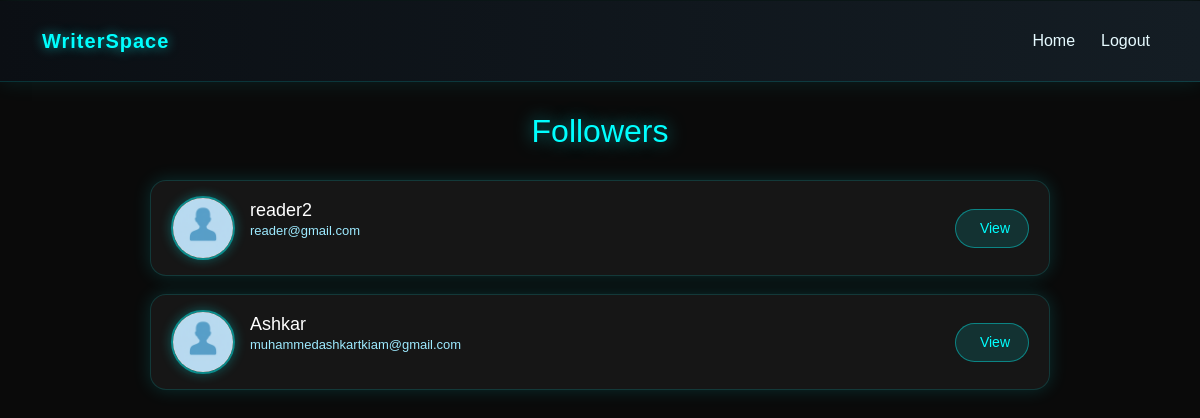
Page /writer/followers (signed in) on the committed database.
### blog_app/models.py (models this page shows, shortened)
class User(AbstractUser):
    bio=models.CharField(max_length=500,blank=True, null=True)
    profile=models.FileField(upload_to='medias',blank=True, null=True)
    role_choices=[
        ('reader','reader'),
        ('writer','writer'),
    ]
    role=models.CharField(max_length=100,choices=role_choices,default='reader')
    followers=models.ManyToManyField('self',symmetrical=False,related_name='following',blank=True)

### blog_app/views.py (the view)
# urls.py: path('writer/followers', views.FollowersView.as_view(),name='followers'),
class FollowersView(View):
    def get(self,request):
        writer=request.user
        followers=writer.followers.all()
        return render(request,'followers.html',{'followers':followers})

### blog_app/templates/followers.html (shortened to what this page needs)
{% load static %}
<!DOCTYPE html>
<html lang="en">
<head>
    <link href="https://cdn.jsdelivr.net/npm/bootstrap@5.3.2/dist/css/bootstrap.min.css" rel="stylesheet">
</head>
<body>
 <nav class="navbar navbar-dark navbar-expand-lg">
    <div class="container">
      <a class="navbar-brand" href="#"> WriterSpace</a>
      <div class="collapse navbar-collapse" id="navmenu">
        <ul class="navbar-nav ms-auto">
          <li class="nav-item"><a href="{% url 'writer-home' %}" class="nav-link">Home</a></li>
          <li class="nav-item"><a href="{% url 'logout' %}" class="nav-link">Logout</a></li>
        </ul>
      </div>
    </div>
  </nav>
<div class="followers-container">
    <h2 class="followers-title">Followers</h2>
    <div class="followers-list">
        {% for follower in followers %}
        <div class="follower-card">
            {% if follower.profile_image %}
                <img src="{{ follower.profile_image.url }}" class="follower-img">
            {% else %}
                <img src="{% static 'images/writer_default.png' %}" class="follower-img">
            {% endif %}
            <div class="follower-info">
                <h4>{{ follower.first_name }}</h4>
                <p class="email">{{ follower.email }}</p>
            </div>
            <a href="{% url 'writer-home' %}" class="view-btn">
                 View
            </a>
        </div>
        {% empty %}
            <p class="empty-text">You have no followers yet.</p>
        {% endfor %}
    </div>
</div>
</body>
</html>

### blog_app/templates/followers.html (style rules this page uses)
body { background: #0a0a0a; font-family: "Poppins", sans-serif; padding: 40px 0; color: #fff; }
.followers-container { width: 90%; max-width: 900px; margin: auto; margin-top: 30px; }
.followers-title { text-align: center; color: #00ffff; font-size: 32px; margin-bottom: 30px; text-shadow: 0 0 18px #00ffff8f; }
.followers-list { display: flex; flex-direction: column; gap: 18px; }
.follower-card { background: rgba(255, 255, 255, 0.05); border-radius: 16px; padding: 15px 20px; display: flex; align-items: center; gap: 15px; border: 1px solid rgba(0, 255, 255, 0.15); box-shadow: 0 0 18px rgba(0, 255, 255, 0.15); transition: 0.3s ease; }
.follower-img { width: 64px; height: 64px; border-radius: 50%; object-fit: cover; border: 2px solid rgba(0,255,255,0.5); box-shadow: 0 0 12px rgba(0,255,255,0.3); }
.follower-info h4 { margin: 0; font-size: 18px; color: #fff; }
.email { font-size: 13px; color: #9deaff; }
.view-btn { margin-left: auto; background: rgba(0,255,255,0.12); padding: 8px 18px; border-radius: 50px; color: #00ffff; text-decoration: none; font-size: 14px; border: 1px solid rgba(0,255,255,0.4); transition: 0.3s ease; display: flex; align-items: center; gap: 6px; }
.navbar { background: linear-gradient(90deg, #0b0f14, #141d24); border-bottom: 1px solid rgba(0, 255, 255, 0.15); box-shadow: 0 0 20px rgba(0, 255, 255, 0.1); margin-top: -39px; padding: 20px; }
.navbar-brand { font-weight: 600; color: #00ffff !important; letter-spacing: 1px; text-shadow: 0 0 12px rgba(0,255,255,0.6); }
.navbar-nav .nav-link { color: #e6faff !important; margin-left: 10px; transition: all 0.3s ease; }

### rows in the picture
User: first_name "reader2", email "reader@gmail.com"
User: first_name "Ashkar", email "muhammedashkartkiam@gmail.com"
